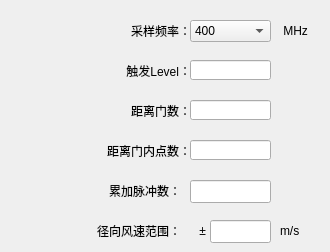
   <widget class="QWidget" name="tab_3">
    <attribute name="title">
     <string>采样处理</string>
    </attribute>
    <widget class="QLabel" name="label_39">
     <property name="geometry">
      <rect>
       <x>110</x>
       <y>20</y>
       <width>81</width>
       <height>21</height>
      </rect>
     </property>
     <property name="text">
      <string>采样频率：</string>
     </property>
     <property name="alignment">
      <set>Qt::AlignRight|Qt::AlignTrailing|Qt::AlignVCenter</set>
     </property>
    </widget>
    <widget class="QComboBox" name="comboBox_sampleFreq">
     <property name="geometry">
      <rect>
       <x>190</x>
       <y>20</y>
       <width>81</width>
       <height>22</height>
      </rect>
     </property>
     <property name="insertPolicy">
      <enum>QComboBox::InsertAfterCurrent</enum>
     </property>
     <item>
      <property name="text">
       <string>400</string>
      </property>
     </item>
     <item>
      <property name="text">
       <string>266</string>
      </property>
     </item>
     <item>
      <property name="text">
       <string>200</string>
      </property>
     </item>
     <item>
      <property name="text">
       <string>160</string>
      </property>
     </item>
     <item>
      <property name="text">
       <string>133</string>
      </property>
     </item>
     <item>
      <property name="text">
       <string>114</string>
      </property>
     </item>
     <item>
      <property name="text">
       <string>100</string>
      </property>
     </item>
     <item>
      <property name="text">
       <string>88</string>
      </property>
     </item>
     <item>
      <property name="text">
       <string>80</string>
      </property>
     </item>
     <item>
      <property name="text">
       <string>72</string>
      </property>
     </item>
    </widget>
    <widget class="QLabel" name="label_41">
     <property name="geometry">
      <rect>
       <x>280</x>
       <y>20</y>
       <width>41</width>
       <height>21</height>
      </rect>
     </property>
     <property name="text">
      <string> MHz</string>
     </property>
    </widget>
    <widget class="QLineEdit" name="lineEdit_plsAccNum">
     <property name="geometry">
      <rect>
       <x>190</x>
       <y>180</y>
       <width>81</width>
       <height>23</height>
      </rect>
     </property>
    </widget>
    <widget class="QLabel" name="label_42">
     <property name="geometry">
      <rect>
       <x>110</x>
       <y>100</y>
       <width>81</width>
       <height>21</height>
      </rect>
     </property>
     <property name="text">
      <string>距离门数：</string>
     </property>
     <property name="alignment">
      <set>Qt::AlignRight|Qt::AlignTrailing|Qt::AlignVCenter</set>
     </property>
    </widget>
    <widget class="QLineEdit" name="lineEdit_nRangeBin">
     <property name="geometry">
      <rect>
       <x>190</x>
       <y>100</y>
       <width>81</width>
       <height>20</height>
      </rect>
     </property>
    </widget>
    <widget class="QLabel" name="label_43">
     <property name="geometry">
      <rect>
       <x>70</x>
       <y>140</y>
       <width>121</width>
       <height>21</height>
      </rect>
     </property>
     <property name="text">
      <string>距离门内点数：</string>
     </property>
     <property name="alignment">
      <set>Qt::AlignRight|Qt::AlignTrailing|Qt::AlignVCenter</set>
     </property>
    </widget>
    <widget class="QLineEdit" name="lineEdit_nPointsPerBin">
     <property name="geometry">
      <rect>
       <x>190</x>
       <y>140</y>
       <width>81</width>
       <height>20</height>
      </rect>
     </property>
    </widget>
    <widget class="QLabel" name="label_44">
     <property name="geometry">
      <rect>
       <x>70</x>
       <y>60</y>
       <width>121</width>
       <height>21</height>
      </rect>
     </property>
     <property name="text">
      <string>触发Level：</string>
     </property>
     <property name="alignment">
      <set>Qt::AlignRight|Qt::AlignTrailing|Qt::AlignVCenter</set>
     </property>
    </widget>
    <widget class="QLineEdit" name="lineEdit_TriggerLevel">
     <property name="geometry">
      <rect>
       <x>190</x>
       <y>60</y>
       <width>81</width>
       <height>20</height>
      </rect>
     </property>
    </widget>
    <widget class="QLabel" name="label_45">
     <property name="geometry">
      <rect>
       <x>60</x>
       <y>180</y>
       <width>121</width>
       <height>21</height>
      </rect>
     </property>
     <property name="text">
      <string>累加脉冲数：</string>
     </property>
     <property name="alignment">
      <set>Qt::AlignRight|Qt::AlignTrailing|Qt::AlignVCenter</set>
     </property>
    </widget>
    <widget class="QLineEdit" name="lineEdit_velocity_band_2">
     <property name="geometry">
      <rect>
       <x>210</x>
       <y>220</y>
       <width>61</width>
       <height>23</height>
      </rect>
     </property>
     <property name="text">
      <string/>
     </property>
    </widget>
    <widget class="QLabel" name="label_46">
     <property name="geometry">
      <rect>
       <x>60</x>
       <y>220</y>
       <width>121</width>
       <height>21</height>
      </rect>
     </property>
     <property name="text">
      <string>径向风速范围：</string>
     </property>
     <property name="alignment">
      <set>Qt::AlignRight|Qt::AlignTrailing|Qt::AlignVCenter</set>
     </property>
    </widget>
    <widget class="QLabel" name="label_47">
     <property name="geometry">
      <rect>
       <x>280</x>
       <y>220</y>
       <width>41</width>
       <height>21</height>
      </rect>
     </property>
     <property name="text">
      <string>m/s</string>
     </property>
    </widget>
    <widget class="QLabel" name="label_48">
     <property name="geometry">
      <rect>
       <x>190</x>
       <y>220</y>
       <width>16</width>
       <height>21</height>
      </rect>
     </property>
     <property name="text">
      <string>±</string>
     </property>
     <property name="alignment">
      <set>Qt::AlignRight|Qt::AlignTrailing|Qt::AlignVCenter</set>
     </property>
    </widget>
   </widget>
